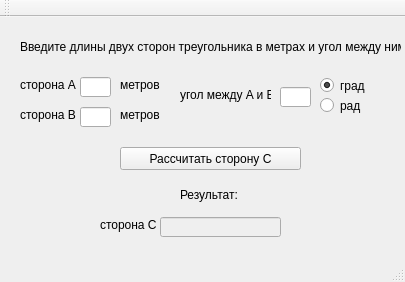
<?xml version="1.0" encoding="UTF-8"?>
<ui version="4.0">
 <class>MainWindow</class>
 <widget class="QMainWindow" name="MainWindow">
  <property name="geometry">
   <rect>
    <x>0</x>
    <y>0</y>
    <width>405</width>
    <height>282</height>
   </rect>
  </property>
  <property name="windowTitle">
   <string>MainWindow</string>
  </property>
  <widget class="QWidget" name="centralWidget">
   <widget class="QLabel" name="label">
    <property name="geometry">
     <rect>
      <x>20</x>
      <y>20</y>
      <width>381</width>
      <height>20</height>
     </rect>
    </property>
    <property name="text">
     <string>Введите длины двух сторон треугольника в метрах и угол между ними:</string>
    </property>
   </widget>
   <widget class="QLabel" name="label_2">
    <property name="geometry">
     <rect>
      <x>20</x>
      <y>60</y>
      <width>61</width>
      <height>16</height>
     </rect>
    </property>
    <property name="text">
     <string>cторона A</string>
    </property>
   </widget>
   <widget class="QLabel" name="label_3">
    <property name="geometry">
     <rect>
      <x>20</x>
      <y>90</y>
      <width>61</width>
      <height>16</height>
     </rect>
    </property>
    <property name="text">
     <string>cторона B</string>
    </property>
   </widget>
   <widget class="QLineEdit" name="side_a">
    <property name="geometry">
     <rect>
      <x>80</x>
      <y>60</y>
      <width>31</width>
      <height>20</height>
     </rect>
    </property>
   </widget>
   <widget class="QLineEdit" name="side_b">
    <property name="geometry">
     <rect>
      <x>80</x>
      <y>90</y>
      <width>31</width>
      <height>20</height>
     </rect>
    </property>
   </widget>
   <widget class="QLabel" name="label_4">
    <property name="geometry">
     <rect>
      <x>120</x>
      <y>60</y>
      <width>41</width>
      <height>16</height>
     </rect>
    </property>
    <property name="text">
     <string>метров</string>
    </property>
   </widget>
   <widget class="QLabel" name="label_5">
    <property name="geometry">
     <rect>
      <x>120</x>
      <y>90</y>
      <width>41</width>
      <height>16</height>
     </rect>
    </property>
    <property name="text">
     <string>метров</string>
    </property>
   </widget>
   <widget class="QLabel" name="label_6">
    <property name="geometry">
     <rect>
      <x>180</x>
      <y>70</y>
      <width>91</width>
      <height>16</height>
     </rect>
    </property>
    <property name="text">
     <string>угол между A и B</string>
    </property>
   </widget>
   <widget class="QLineEdit" name="anglField">
    <property name="geometry">
     <rect>
      <x>280</x>
      <y>70</y>
      <width>31</width>
      <height>20</height>
     </rect>
    </property>
   </widget>
   <widget class="QRadioButton" name="gradButton">
    <property name="enabled">
     <bool>true</bool>
    </property>
    <property name="geometry">
     <rect>
      <x>320</x>
      <y>60</y>
      <width>82</width>
      <height>17</height>
     </rect>
    </property>
    <property name="text">
     <string>град</string>
    </property>
    <property name="checked">
     <bool>true</bool>
    </property>
   </widget>
   <widget class="QRadioButton" name="radButton">
    <property name="geometry">
     <rect>
      <x>320</x>
      <y>80</y>
      <width>82</width>
      <height>17</height>
     </rect>
    </property>
    <property name="text">
     <string>рад</string>
    </property>
   </widget>
   <widget class="QPushButton" name="pushButton">
    <property name="geometry">
     <rect>
      <x>120</x>
      <y>130</y>
      <width>181</width>
      <height>23</height>
     </rect>
    </property>
    <property name="text">
     <string>Рассчитать сторону C</string>
    </property>
   </widget>
   <widget class="QLineEdit" name="result">
    <property name="enabled">
     <bool>false</bool>
    </property>
    <property name="geometry">
     <rect>
      <x>160</x>
      <y>200</y>
      <width>121</width>
      <height>20</height>
     </rect>
    </property>
   </widget>
   <widget class="QLabel" name="label_7">
    <property name="geometry">
     <rect>
      <x>100</x>
      <y>200</y>
      <width>61</width>
      <height>16</height>
     </rect>
    </property>
    <property name="text">
     <string>cторона C</string>
    </property>
   </widget>
   <widget class="QLabel" name="label_8">
    <property name="geometry">
     <rect>
      <x>180</x>
      <y>170</y>
      <width>61</width>
      <height>16</height>
     </rect>
    </property>
    <property name="text">
     <string>Результат:</string>
    </property>
   </widget>
  </widget>
  <widget class="QMenuBar" name="menuBar">
   <property name="geometry">
    <rect>
     <x>0</x>
     <y>0</y>
     <width>405</width>
     <height>21</height>
    </rect>
   </property>
  </widget>
  <widget class="QToolBar" name="mainToolBar">
   <attribute name="toolBarArea">
    <enum>TopToolBarArea</enum>
   </attribute>
   <attribute name="toolBarBreak">
    <bool>false</bool>
   </attribute>
  </widget>
  <widget class="QStatusBar" name="statusBar"/>
 </widget>
 <layoutdefault spacing="6" margin="11"/>
 <resources/>
 <connections/>
</ui>
